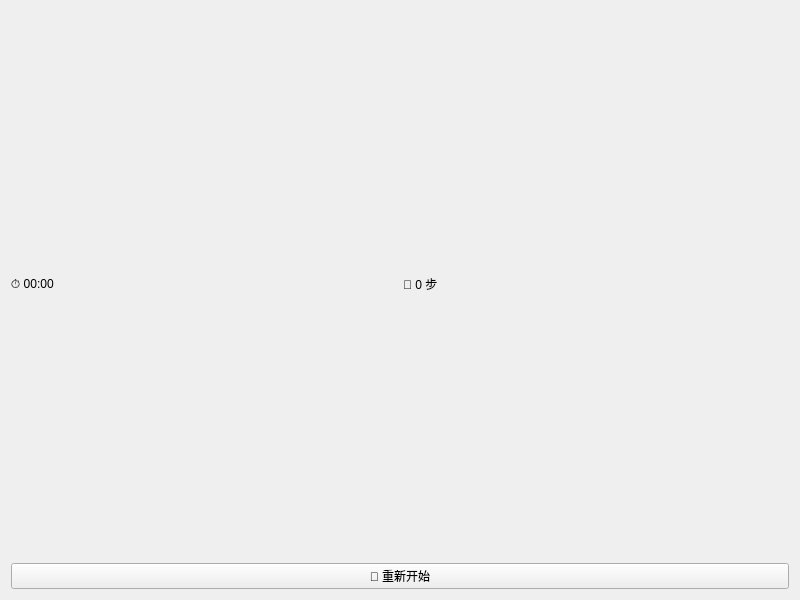
<?xml version="1.0" encoding="UTF-8"?>
<ui version="4.0">
 <class>Widget</class>
 <widget class="QWidget" name="Widget">
  <property name="geometry">
   <rect>
    <x>0</x>
    <y>0</y>
    <width>800</width>
    <height>600</height>
   </rect>
  </property>
  <property name="windowTitle">
   <string>Widget</string>
  </property>
  <layout class="QVBoxLayout" name="verticalLayout">
   <item>
    <layout class="QHBoxLayout" name="horizontalLayout">
     <item>
      <widget class="QLabel" name="label_time">
       <property name="text">
        <string>⏱ 00:00</string>
       </property>
      </widget>
     </item>
     <item>
      <widget class="QLabel" name="label_moves">
       <property name="text">
        <string>🔢 0 步</string>
       </property>
      </widget>
     </item>
    </layout>
   </item>
   <item>
    <layout class="QGridLayout" name="gridLayout"/>
   </item>
   <item>
    <widget class="QPushButton" name="btn_restart">
     <property name="text">
      <string>🔄 重新开始</string>
     </property>
    </widget>
   </item>
  </layout>
 </widget>
 <resources/>
 <connections/>
</ui>
